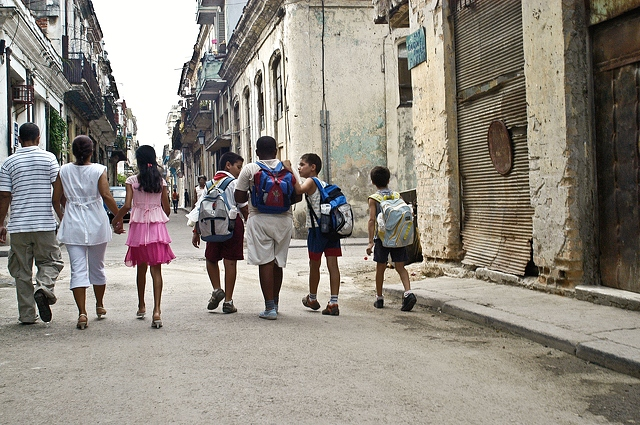
#> input picture 산업컴퓨터비전실제/14week/image.jpg, 640 x 425 px, found by its file name
$ python 9-1.py
#> lines starting #> are read from the running program, lines starting #| are printed output that depends on the picture
import cv2
import numpy as np

img = cv2.imread('c:/study/8week/image.jpg', cv2.IMREAD_COLOR)
#> img is the input picture: shape (425, 640, 3); mean B, G, R 129.8, 138.9, 144.9
"""
surf = cv2.xfeatures2d.SURF_create(10000)
surf.setExtended(True)
surf.setNOctaves(3)
surf.setNIctaveLayers(10)
surf.setUpright(False)

keyPoints, descriptors = surf.detectAndComputer(img, None)

show_img = cv2.drawKeypoints(img, keyPoint, None, (255, 0, 0),
                             cv2.DRAW_MATCHES_FLAGS_DRAW_RICH_KEYPOINTS)

cv2.imshow('SURF descriptors', show_img)
cv2.waitKey()
cv2.destroyAllWindows()
"""

orb = cv2.ORB_create()
orb.setMaxFeatures(200)

keyPoints = orb.detect(img, None)
#> keyPoints = 200 keypoints; strongest (x, y, size): (242, 257, 31), (241, 259, 31), (47, 150, 31), (369, 254, 31)
keyPoints, descriptors = orb.compute(img, keyPoints)

show_img = cv2.drawKeypoints(img, keyPoints, None, (0,255, 0),
                             cv2.DRAW_MATCHES_FLAGS_DRAW_RICH_KEYPOINTS)
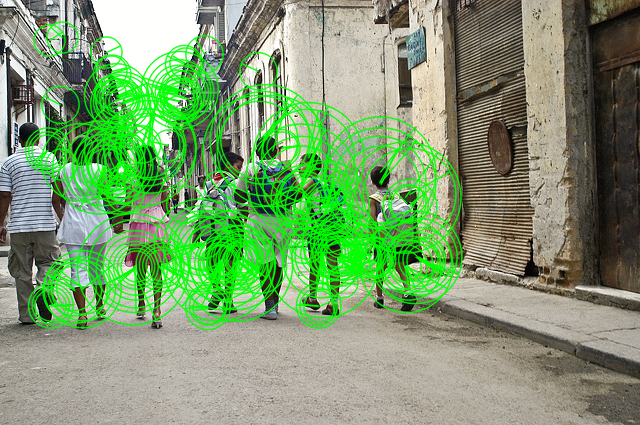
#> show_img: shape (425, 640, 3); mean B, G, R 111.5, 155.3, 125.1

cv2.imshow('ORB descriptors', show_img)
cv2.waitKey()
cv2.destroyAllWindows()

brief = cv2.xfeatures2d.BriefDescriptorExtractor_create(32, True)

keyPoints, descriptors = brief.compute(img, keyPoints)

show_img = cv2.drawKeypoints(img, keyPoints, None, (0,255, 0),
                             cv2.DRAW_MATCHES_FLAGS_DRAW_RICH_KEYPOINTS)

cv2.imshow('SURF descriptors', show_img)
cv2.waitKey()
cv2.destroyAllWindows()
